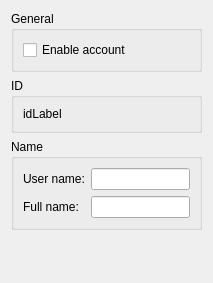
<?xml version="1.0" encoding="UTF-8"?>
<ui version="4.0">
 <class>RingAccountGeneralSettingsPage</class>
 <widget class="QWidget" name="RingAccountGeneralSettingsPage">
  <property name="geometry">
   <rect>
    <x>0</x>
    <y>0</y>
    <width>213</width>
    <height>283</height>
   </rect>
  </property>
  <layout class="QVBoxLayout">
   <item>
    <widget class="QGroupBox" name="generalGroupBox">
     <property name="title">
      <string>General</string>
     </property>
     <layout class="QVBoxLayout">
      <item>
       <widget class="QCheckBox" name="kcfg_accountEnabled">
        <property name="text">
         <string>Enable account</string>
        </property>
       </widget>
      </item>
     </layout>
    </widget>
   </item>
   <item>
    <widget class="QGroupBox" name="idGroupBox">
     <property name="title">
      <string>ID</string>
     </property>
     <layout class="QVBoxLayout">
      <item>
       <widget class="QLabel" name="idLabel">
        <property name="text">
         <string notr="true">idLabel</string>
        </property>
       </widget>
      </item>
     </layout>
    </widget>
   </item>
   <item>
    <widget class="QGroupBox" name="nameGroupBox">
     <property name="title">
      <string>Name</string>
     </property>
     <layout class="QFormLayout">
      <item row="0" column="0">
       <widget class="QLabel" name="userNameLabel">
        <property name="text">
         <string>User name:</string>
        </property>
        <property name="buddy">
         <cstring>kcfg_userName</cstring>
        </property>
       </widget>
      </item>
      <item row="0" column="1">
       <widget class="QLineEdit" name="kcfg_userName"/>
      </item>
      <item row="1" column="0">
       <widget class="QLabel" name="fullNameLabel">
        <property name="text">
         <string>Full name:</string>
        </property>
        <property name="buddy">
         <cstring>kcfg_fullName</cstring>
        </property>
       </widget>
      </item>
      <item row="1" column="1">
       <widget class="QLineEdit" name="kcfg_fullName"/>
      </item>
     </layout>
    </widget>
   </item>
   <item>
    <spacer>
     <property name="orientation">
      <enum>Qt::Vertical</enum>
     </property>
     <property name="sizeHint" stdset="0">
      <size>
       <width>20</width>
       <height>40</height>
      </size>
     </property>
    </spacer>
   </item>
  </layout>
 </widget>
 <resources/>
 <connections/>
</ui>
